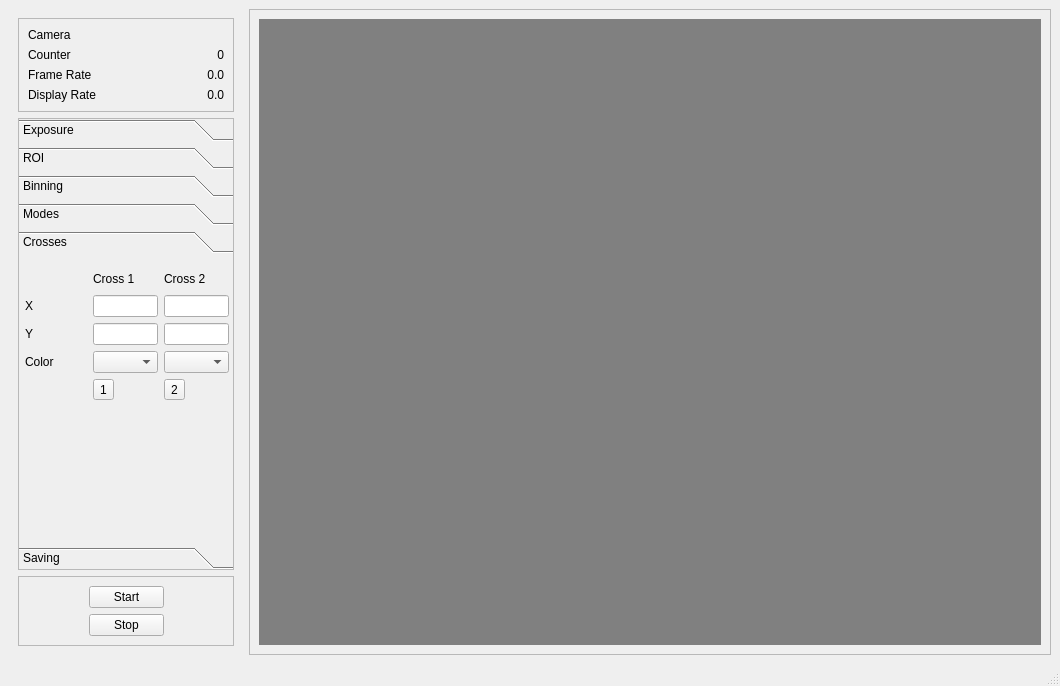
<ui version="4.0" >
 <class>MainWindow</class>
 <widget class="QMainWindow" name="MainWindow" >
  <property name="geometry" >
   <rect>
    <x>0</x>
    <y>0</y>
    <width>1060</width>
    <height>686</height>
   </rect>
  </property>
  <property name="windowTitle" >
   <string>MainWindow</string>
  </property>
  <widget class="QWidget" name="centralwidget" >
   <property name="sizePolicy" >
    <sizepolicy vsizetype="Expanding" hsizetype="Expanding" >
     <horstretch>0</horstretch>
     <verstretch>0</verstretch>
    </sizepolicy>
   </property>
   <layout class="QHBoxLayout" >
    <item>
     <widget class="QWidget" native="1" name="widget" >
      <property name="sizePolicy" >
       <sizepolicy vsizetype="Minimum" hsizetype="Minimum" >
        <horstretch>0</horstretch>
        <verstretch>0</verstretch>
       </sizepolicy>
      </property>
      <property name="minimumSize" >
       <size>
        <width>234</width>
        <height>620</height>
       </size>
      </property>
      <property name="maximumSize" >
       <size>
        <width>234</width>
        <height>16777215</height>
       </size>
      </property>
      <layout class="QVBoxLayout" >
       <item>
        <widget class="QFrame" name="frame_2" >
         <property name="frameShape" >
          <enum>QFrame::StyledPanel</enum>
         </property>
         <property name="frameShadow" >
          <enum>QFrame::Raised</enum>
         </property>
         <layout class="QGridLayout" >
          <item row="0" column="0" >
           <widget class="QLabel" name="label_21" >
            <property name="minimumSize" >
             <size>
              <width>80</width>
              <height>0</height>
             </size>
            </property>
            <property name="text" >
             <string>Camera</string>
            </property>
           </widget>
          </item>
          <item row="0" column="1" >
           <widget class="QLabel" name="lPV" >
            <property name="text" >
             <string/>
            </property>
           </widget>
          </item>
          <item row="1" column="0" >
           <widget class="QLabel" name="label_16" >
            <property name="text" >
             <string>Counter</string>
            </property>
           </widget>
          </item>
          <item row="1" column="1" >
           <widget class="QLabel" name="lImgCounter" >
            <property name="text" >
             <string>0</string>
            </property>
            <property name="alignment" >
             <set>Qt::AlignRight|Qt::AlignTrailing|Qt::AlignVCenter</set>
            </property>
           </widget>
          </item>
          <item row="2" column="0" >
           <widget class="QLabel" name="label_17" >
            <property name="text" >
             <string>Frame Rate</string>
            </property>
           </widget>
          </item>
          <item row="2" column="1" >
           <widget class="QLabel" name="lImgRate" >
            <property name="text" >
             <string>0.0</string>
            </property>
            <property name="alignment" >
             <set>Qt::AlignRight|Qt::AlignTrailing|Qt::AlignVCenter</set>
            </property>
           </widget>
          </item>
          <item row="3" column="0" >
           <widget class="QLabel" name="label_26" >
            <property name="text" >
             <string>Display Rate</string>
            </property>
           </widget>
          </item>
          <item row="3" column="1" >
           <widget class="QLabel" name="label_rate" >
            <property name="text" >
             <string>0.0</string>
            </property>
            <property name="alignment" >
             <set>Qt::AlignRight|Qt::AlignTrailing|Qt::AlignVCenter</set>
            </property>
           </widget>
          </item>
         </layout>
        </widget>
       </item>
       <item>
        <widget class="QToolBox" name="toolBox" >
         <property name="frameShape" >
          <enum>QFrame::StyledPanel</enum>
         </property>
         <property name="currentIndex" >
          <number>4</number>
         </property>
         <widget class="QWidget" name="page" >
          <property name="geometry" >
           <rect>
            <x>0</x>
            <y>0</y>
            <width>96</width>
            <height>26</height>
           </rect>
          </property>
          <attribute name="label" >
           <string>Exposure</string>
          </attribute>
          <widget class="QWidget" name="layoutWidget" >
           <property name="geometry" >
            <rect>
             <x>0</x>
             <y>10</y>
             <width>211</width>
             <height>191</height>
            </rect>
           </property>
           <layout class="QVBoxLayout" >
            <item>
             <layout class="QGridLayout" >
              <item row="0" column="0" >
               <widget class="QLabel" name="label" >
                <property name="minimumSize" >
                 <size>
                  <width>65</width>
                  <height>0</height>
                 </size>
                </property>
                <property name="maximumSize" >
                 <size>
                  <width>65</width>
                  <height>16777215</height>
                 </size>
                </property>
                <property name="text" >
                 <string>Exp Time</string>
                </property>
               </widget>
              </item>
              <item row="0" column="1" >
               <widget class="QLineEdit" name="leExpTime" >
                <property name="minimumSize" >
                 <size>
                  <width>75</width>
                  <height>0</height>
                 </size>
                </property>
                <property name="maximumSize" >
                 <size>
                  <width>75</width>
                  <height>16777215</height>
                 </size>
                </property>
               </widget>
              </item>
              <item row="0" column="2" colspan="2" >
               <widget class="QLabel" name="lExpTime" >
                <property name="minimumSize" >
                 <size>
                  <width>35</width>
                  <height>0</height>
                 </size>
                </property>
                <property name="text" >
                 <string>0</string>
                </property>
                <property name="alignment" >
                 <set>Qt::AlignRight|Qt::AlignTrailing|Qt::AlignVCenter</set>
                </property>
               </widget>
              </item>
              <item row="1" column="0" >
               <widget class="QLabel" name="label_3" >
                <property name="minimumSize" >
                 <size>
                  <width>65</width>
                  <height>0</height>
                 </size>
                </property>
                <property name="maximumSize" >
                 <size>
                  <width>65</width>
                  <height>16777215</height>
                 </size>
                </property>
                <property name="text" >
                 <string>Period</string>
                </property>
               </widget>
              </item>
              <item row="1" column="1" colspan="2" >
               <widget class="QLineEdit" name="leExpPeriod" >
                <property name="minimumSize" >
                 <size>
                  <width>75</width>
                  <height>0</height>
                 </size>
                </property>
                <property name="maximumSize" >
                 <size>
                  <width>75</width>
                  <height>16777215</height>
                 </size>
                </property>
               </widget>
              </item>
              <item row="1" column="3" >
               <widget class="QLabel" name="lExpPeriod" >
                <property name="minimumSize" >
                 <size>
                  <width>35</width>
                  <height>0</height>
                 </size>
                </property>
                <property name="text" >
                 <string>0</string>
                </property>
                <property name="alignment" >
                 <set>Qt::AlignRight|Qt::AlignTrailing|Qt::AlignVCenter</set>
                </property>
               </widget>
              </item>
              <item row="2" column="0" >
               <widget class="QLabel" name="label_5" >
                <property name="minimumSize" >
                 <size>
                  <width>65</width>
                  <height>0</height>
                 </size>
                </property>
                <property name="maximumSize" >
                 <size>
                  <width>65</width>
                  <height>16777215</height>
                 </size>
                </property>
                <property name="text" >
                 <string>Gain</string>
                </property>
               </widget>
              </item>
              <item row="2" column="1" >
               <widget class="QLineEdit" name="leGain" >
                <property name="minimumSize" >
                 <size>
                  <width>75</width>
                  <height>0</height>
                 </size>
                </property>
                <property name="maximumSize" >
                 <size>
                  <width>75</width>
                  <height>16777215</height>
                 </size>
                </property>
               </widget>
              </item>
              <item row="2" column="2" colspan="2" >
               <widget class="QLabel" name="lGain" >
                <property name="minimumSize" >
                 <size>
                  <width>35</width>
                  <height>0</height>
                 </size>
                </property>
                <property name="text" >
                 <string>0</string>
                </property>
                <property name="alignment" >
                 <set>Qt::AlignRight|Qt::AlignTrailing|Qt::AlignVCenter</set>
                </property>
               </widget>
              </item>
             </layout>
            </item>
            <item>
             <spacer>
              <property name="orientation" >
               <enum>Qt::Vertical</enum>
              </property>
              <property name="sizeHint" >
               <size>
                <width>20</width>
                <height>40</height>
               </size>
              </property>
             </spacer>
            </item>
           </layout>
          </widget>
         </widget>
         <widget class="QWidget" name="page_2" >
          <property name="geometry" >
           <rect>
            <x>0</x>
            <y>0</y>
            <width>212</width>
            <height>207</height>
           </rect>
          </property>
          <attribute name="label" >
           <string>ROI</string>
          </attribute>
          <widget class="QWidget" name="layoutWidget" >
           <property name="geometry" >
            <rect>
             <x>0</x>
             <y>10</y>
             <width>211</width>
             <height>191</height>
            </rect>
           </property>
           <layout class="QVBoxLayout" >
            <item>
             <layout class="QGridLayout" >
              <item row="0" column="0" >
               <widget class="QLabel" name="label_29" >
                <property name="minimumSize" >
                 <size>
                  <width>0</width>
                  <height>0</height>
                 </size>
                </property>
                <property name="text" >
                 <string>X Start</string>
                </property>
               </widget>
              </item>
              <item row="0" column="1" >
               <widget class="QLineEdit" name="leRoiXStart" >
                <property name="maximumSize" >
                 <size>
                  <width>75</width>
                  <height>16777215</height>
                 </size>
                </property>
               </widget>
              </item>
              <item row="0" column="2" >
               <widget class="QLabel" name="lRoiXStart" >
                <property name="minimumSize" >
                 <size>
                  <width>35</width>
                  <height>0</height>
                 </size>
                </property>
                <property name="text" >
                 <string>0</string>
                </property>
                <property name="alignment" >
                 <set>Qt::AlignRight|Qt::AlignTrailing|Qt::AlignVCenter</set>
                </property>
               </widget>
              </item>
              <item row="1" column="0" >
               <widget class="QLabel" name="label_30" >
                <property name="minimumSize" >
                 <size>
                  <width>0</width>
                  <height>0</height>
                 </size>
                </property>
                <property name="text" >
                 <string>X Size</string>
                </property>
               </widget>
              </item>
              <item row="1" column="1" >
               <widget class="QLineEdit" name="leRoiXSize" >
                <property name="maximumSize" >
                 <size>
                  <width>75</width>
                  <height>16777215</height>
                 </size>
                </property>
               </widget>
              </item>
              <item row="1" column="2" >
               <widget class="QLabel" name="lRoiXSize" >
                <property name="text" >
                 <string>0</string>
                </property>
                <property name="alignment" >
                 <set>Qt::AlignRight|Qt::AlignTrailing|Qt::AlignVCenter</set>
                </property>
               </widget>
              </item>
              <item row="2" column="0" >
               <widget class="QLabel" name="label_27" >
                <property name="minimumSize" >
                 <size>
                  <width>65</width>
                  <height>0</height>
                 </size>
                </property>
                <property name="text" >
                 <string>Y Start</string>
                </property>
               </widget>
              </item>
              <item row="2" column="1" >
               <widget class="QLineEdit" name="leRoiYStart" >
                <property name="maximumSize" >
                 <size>
                  <width>75</width>
                  <height>16777215</height>
                 </size>
                </property>
               </widget>
              </item>
              <item row="2" column="2" >
               <widget class="QLabel" name="lRoiYStart" >
                <property name="text" >
                 <string>0</string>
                </property>
                <property name="alignment" >
                 <set>Qt::AlignRight|Qt::AlignTrailing|Qt::AlignVCenter</set>
                </property>
               </widget>
              </item>
              <item row="3" column="0" >
               <widget class="QLabel" name="label_18" >
                <property name="minimumSize" >
                 <size>
                  <width>65</width>
                  <height>0</height>
                 </size>
                </property>
                <property name="text" >
                 <string>Y Size</string>
                </property>
               </widget>
              </item>
              <item row="3" column="1" >
               <widget class="QLineEdit" name="leRoiYSize" >
                <property name="maximumSize" >
                 <size>
                  <width>75</width>
                  <height>16777215</height>
                 </size>
                </property>
               </widget>
              </item>
              <item row="3" column="2" >
               <widget class="QLabel" name="lRoiYSize" >
                <property name="text" >
                 <string>0</string>
                </property>
                <property name="alignment" >
                 <set>Qt::AlignRight|Qt::AlignTrailing|Qt::AlignVCenter</set>
                </property>
               </widget>
              </item>
             </layout>
            </item>
            <item>
             <layout class="QHBoxLayout" >
              <item>
               <widget class="QToolButton" name="bSelectROI" >
                <property name="toolTip" >
                 <string>Click and drag the mouse over the image to define the ROI</string>
                </property>
                <property name="text" >
                 <string>S</string>
                </property>
                <property name="icon" >
                 <iconset resource="GigEViewer.qrc" >:/new/prefix1/images/Crop3.png</iconset>
                </property>
                <property name="iconSize" >
                 <size>
                  <width>24</width>
                  <height>24</height>
                 </size>
                </property>
                <property name="checkable" >
                 <bool>true</bool>
                </property>
               </widget>
              </item>
              <item>
               <widget class="QToolButton" name="bClearROI" >
                <property name="toolTip" >
                 <string>Clear the ROI</string>
                </property>
                <property name="text" >
                 <string>C</string>
                </property>
                <property name="icon" >
                 <iconset resource="GigEViewer.qrc" >:/new/prefix1/images/FullImage3.png</iconset>
                </property>
                <property name="iconSize" >
                 <size>
                  <width>24</width>
                  <height>24</height>
                 </size>
                </property>
               </widget>
              </item>
             </layout>
            </item>
            <item>
             <spacer>
              <property name="orientation" >
               <enum>Qt::Vertical</enum>
              </property>
              <property name="sizeHint" >
               <size>
                <width>20</width>
                <height>40</height>
               </size>
              </property>
             </spacer>
            </item>
           </layout>
          </widget>
         </widget>
         <widget class="QWidget" name="page_3" >
          <property name="geometry" >
           <rect>
            <x>0</x>
            <y>0</y>
            <width>96</width>
            <height>26</height>
           </rect>
          </property>
          <attribute name="label" >
           <string>Binning</string>
          </attribute>
          <widget class="QWidget" name="layoutWidget" >
           <property name="geometry" >
            <rect>
             <x>0</x>
             <y>10</y>
             <width>211</width>
             <height>191</height>
            </rect>
           </property>
           <layout class="QVBoxLayout" >
            <item>
             <layout class="QGridLayout" >
              <item row="0" column="0" >
               <widget class="QLabel" name="label_31" >
                <property name="minimumSize" >
                 <size>
                  <width>65</width>
                  <height>0</height>
                 </size>
                </property>
                <property name="maximumSize" >
                 <size>
                  <width>65</width>
                  <height>16777215</height>
                 </size>
                </property>
                <property name="text" >
                 <string>X, Y</string>
                </property>
               </widget>
              </item>
              <item row="0" column="1" >
               <widget class="QLineEdit" name="leBinX" >
                <property name="minimumSize" >
                 <size>
                  <width>0</width>
                  <height>27</height>
                 </size>
                </property>
                <property name="maximumSize" >
                 <size>
                  <width>75</width>
                  <height>16777215</height>
                 </size>
                </property>
               </widget>
              </item>
              <item row="0" column="2" >
               <widget class="QLabel" name="lBinX" >
                <property name="minimumSize" >
                 <size>
                  <width>35</width>
                  <height>0</height>
                 </size>
                </property>
                <property name="text" >
                 <string>1</string>
                </property>
                <property name="alignment" >
                 <set>Qt::AlignRight|Qt::AlignTrailing|Qt::AlignVCenter</set>
                </property>
               </widget>
              </item>
             </layout>
            </item>
            <item>
             <spacer>
              <property name="orientation" >
               <enum>Qt::Vertical</enum>
              </property>
              <property name="sizeHint" >
               <size>
                <width>20</width>
                <height>40</height>
               </size>
              </property>
             </spacer>
            </item>
           </layout>
          </widget>
         </widget>
         <widget class="QWidget" name="page_4" >
          <property name="geometry" >
           <rect>
            <x>0</x>
            <y>0</y>
            <width>96</width>
            <height>26</height>
           </rect>
          </property>
          <attribute name="label" >
           <string>Modes</string>
          </attribute>
          <widget class="QWidget" name="layoutWidget" >
           <property name="geometry" >
            <rect>
             <x>0</x>
             <y>0</y>
             <width>211</width>
             <height>211</height>
            </rect>
           </property>
           <layout class="QVBoxLayout" >
            <item>
             <layout class="QGridLayout" >
              <item row="0" column="0" >
               <widget class="QLabel" name="label_32" >
                <property name="minimumSize" >
                 <size>
                  <width>0</width>
                  <height>28</height>
                 </size>
                </property>
                <property name="text" >
                 <string>Image Mode</string>
                </property>
               </widget>
              </item>
              <item row="0" column="1" >
               <widget class="QComboBox" name="cbImageMode" >
                <property name="minimumSize" >
                 <size>
                  <width>0</width>
                  <height>26</height>
                 </size>
                </property>
               </widget>
              </item>
              <item row="1" column="0" >
               <widget class="QLabel" name="label_33" >
                <property name="minimumSize" >
                 <size>
                  <width>0</width>
                  <height>28</height>
                 </size>
                </property>
                <property name="text" >
                 <string>Trigger Mode</string>
                </property>
               </widget>
              </item>
              <item row="1" column="1" >
               <widget class="QComboBox" name="cbTriggerMode" >
                <property name="minimumSize" >
                 <size>
                  <width>0</width>
                  <height>26</height>
                 </size>
                </property>
               </widget>
              </item>
             </layout>
            </item>
            <item>
             <spacer>
              <property name="orientation" >
               <enum>Qt::Vertical</enum>
              </property>
              <property name="sizeHint" >
               <size>
                <width>20</width>
                <height>40</height>
               </size>
              </property>
             </spacer>
            </item>
           </layout>
          </widget>
         </widget>
         <widget class="QWidget" name="page_5" >
          <property name="geometry" >
           <rect>
            <x>0</x>
            <y>0</y>
            <width>212</width>
            <height>207</height>
           </rect>
          </property>
          <property name="minimumSize" >
           <size>
            <width>0</width>
            <height>0</height>
           </size>
          </property>
          <attribute name="label" >
           <string>Crosses</string>
          </attribute>
          <widget class="QWidget" name="layoutWidget" >
           <property name="geometry" >
            <rect>
             <x>6</x>
             <y>10</y>
             <width>204</width>
             <height>191</height>
            </rect>
           </property>
           <layout class="QVBoxLayout" >
            <item>
             <layout class="QGridLayout" >
              <item row="0" column="0" >
               <spacer>
                <property name="orientation" >
                 <enum>Qt::Horizontal</enum>
                </property>
                <property name="sizeHint" >
                 <size>
                  <width>40</width>
                  <height>20</height>
                 </size>
                </property>
               </spacer>
              </item>
              <item row="0" column="1" >
               <widget class="QLabel" name="label_2" >
                <property name="text" >
                 <string>Cross 1</string>
                </property>
               </widget>
              </item>
              <item row="0" column="2" >
               <widget class="QLabel" name="label_6" >
                <property name="text" >
                 <string>Cross 2</string>
                </property>
               </widget>
              </item>
              <item row="1" column="0" >
               <widget class="QLabel" name="label_7" >
                <property name="text" >
                 <string>X</string>
                </property>
               </widget>
              </item>
              <item row="1" column="1" >
               <widget class="QLineEdit" name="leCross1X" >
                <property name="maximumSize" >
                 <size>
                  <width>65</width>
                  <height>16777215</height>
                 </size>
                </property>
               </widget>
              </item>
              <item row="1" column="2" >
               <widget class="QLineEdit" name="leCross2X" >
                <property name="maximumSize" >
                 <size>
                  <width>65</width>
                  <height>16777215</height>
                 </size>
                </property>
               </widget>
              </item>
              <item row="2" column="0" >
               <widget class="QLabel" name="label_8" >
                <property name="text" >
                 <string>Y</string>
                </property>
               </widget>
              </item>
              <item row="2" column="1" >
               <widget class="QLineEdit" name="leCross1Y" >
                <property name="maximumSize" >
                 <size>
                  <width>65</width>
                  <height>16777215</height>
                 </size>
                </property>
               </widget>
              </item>
              <item row="2" column="2" >
               <widget class="QLineEdit" name="leCross2Y" >
                <property name="maximumSize" >
                 <size>
                  <width>65</width>
                  <height>16777215</height>
                 </size>
                </property>
               </widget>
              </item>
              <item row="3" column="0" >
               <widget class="QLabel" name="label_11" >
                <property name="text" >
                 <string>Color</string>
                </property>
               </widget>
              </item>
              <item row="3" column="1" >
               <widget class="QComboBox" name="cbCross1Color" >
                <property name="maximumSize" >
                 <size>
                  <width>65</width>
                  <height>16777215</height>
                 </size>
                </property>
               </widget>
              </item>
              <item row="3" column="2" >
               <widget class="QComboBox" name="cbCross2Color" >
                <property name="maximumSize" >
                 <size>
                  <width>65</width>
                  <height>16777215</height>
                 </size>
                </property>
               </widget>
              </item>
              <item row="4" column="1" >
               <widget class="QToolButton" name="bCross1" >
                <property name="toolTip" >
                 <string>Set Cross 1 by clicking the mouse on the image</string>
                </property>
                <property name="text" >
                 <string>1</string>
                </property>
                <property name="icon" >
                 <iconset resource="GigEViewer.qrc" >:/new/prefix1/images/Click3.png</iconset>
                </property>
                <property name="checkable" >
                 <bool>true</bool>
                </property>
               </widget>
              </item>
              <item row="4" column="2" >
               <widget class="QToolButton" name="bCross2" >
                <property name="toolTip" >
                 <string>Set Cross 1 by clicking the mouse on the image</string>
                </property>
                <property name="text" >
                 <string>2</string>
                </property>
                <property name="icon" >
                 <iconset resource="GigEViewer.qrc" >:/new/prefix1/images/Click3.png</iconset>
                </property>
                <property name="checkable" >
                 <bool>true</bool>
                </property>
               </widget>
              </item>
             </layout>
            </item>
            <item>
             <spacer>
              <property name="orientation" >
               <enum>Qt::Vertical</enum>
              </property>
              <property name="sizeHint" >
               <size>
                <width>20</width>
                <height>40</height>
               </size>
              </property>
             </spacer>
            </item>
           </layout>
          </widget>
         </widget>
         <widget class="QWidget" name="page_6" >
          <property name="geometry" >
           <rect>
            <x>0</x>
            <y>0</y>
            <width>96</width>
            <height>26</height>
           </rect>
          </property>
          <attribute name="label" >
           <string>Saving</string>
          </attribute>
          <widget class="QWidget" name="layoutWidget" >
           <property name="geometry" >
            <rect>
             <x>11</x>
             <y>1</y>
             <width>193</width>
             <height>246</height>
            </rect>
           </property>
           <layout class="QVBoxLayout" >
            <item>
             <layout class="QGridLayout" >
              <item row="0" column="0" >
               <widget class="QLabel" name="label_4" >
                <property name="text" >
                 <string>Directory</string>
                </property>
               </widget>
              </item>
              <item row="0" column="1" >
               <widget class="QLineEdit" name="lePath" >
                <property name="text" >
                 <string>.</string>
                </property>
               </widget>
              </item>
              <item row="1" column="0" >
               <widget class="QLabel" name="label_9" >
                <property name="text" >
                 <string>File</string>
                </property>
               </widget>
              </item>
              <item row="1" column="1" >
               <widget class="QLineEdit" name="leFile" >
                <property name="text" >
                 <string>img</string>
                </property>
               </widget>
              </item>
              <item row="2" column="0" >
               <widget class="QLabel" name="label_10" >
                <property name="text" >
                 <string>Count</string>
                </property>
               </widget>
              </item>
              <item row="2" column="1" >
               <widget class="QLineEdit" name="leNumber" >
                <property name="text" >
                 <string>1</string>
                </property>
               </widget>
              </item>
              <item row="3" column="0" >
               <widget class="QLabel" name="label_12" >
                <property name="text" >
                 <string>Period</string>
                </property>
               </widget>
              </item>
              <item row="3" column="1" >
               <widget class="QLineEdit" name="lePeriod" >
                <property name="text" >
                 <string>1.0</string>
                </property>
               </widget>
              </item>
             </layout>
            </item>
            <item>
             <layout class="QHBoxLayout" >
              <item>
               <spacer>
                <property name="orientation" >
                 <enum>Qt::Horizontal</enum>
                </property>
                <property name="sizeHint" >
                 <size>
                  <width>40</width>
                  <height>20</height>
                 </size>
                </property>
               </spacer>
              </item>
              <item>
               <widget class="QPushButton" name="bSave" >
                <property name="text" >
                 <string>Save</string>
                </property>
               </widget>
              </item>
              <item>
               <spacer>
                <property name="orientation" >
                 <enum>Qt::Horizontal</enum>
                </property>
                <property name="sizeHint" >
                 <size>
                  <width>40</width>
                  <height>20</height>
                 </size>
                </property>
               </spacer>
              </item>
             </layout>
            </item>
            <item>
             <layout class="QHBoxLayout" >
              <item>
               <spacer>
                <property name="orientation" >
                 <enum>Qt::Horizontal</enum>
                </property>
                <property name="sizeHint" >
                 <size>
                  <width>40</width>
                  <height>20</height>
                 </size>
                </property>
               </spacer>
              </item>
              <item>
               <widget class="QPushButton" name="bStopSave" >
                <property name="text" >
                 <string>Stop</string>
                </property>
               </widget>
              </item>
              <item>
               <spacer>
                <property name="orientation" >
                 <enum>Qt::Horizontal</enum>
                </property>
                <property name="sizeHint" >
                 <size>
                  <width>40</width>
                  <height>20</height>
                 </size>
                </property>
               </spacer>
              </item>
             </layout>
            </item>
            <item>
             <spacer>
              <property name="orientation" >
               <enum>Qt::Vertical</enum>
              </property>
              <property name="sizeHint" >
               <size>
                <width>20</width>
                <height>40</height>
               </size>
              </property>
             </spacer>
            </item>
           </layout>
          </widget>
         </widget>
        </widget>
       </item>
       <item>
        <widget class="QFrame" name="frame_3" >
         <property name="frameShape" >
          <enum>QFrame::StyledPanel</enum>
         </property>
         <property name="frameShadow" >
          <enum>QFrame::Raised</enum>
         </property>
         <layout class="QGridLayout" >
          <item row="0" column="0" >
           <spacer>
            <property name="orientation" >
             <enum>Qt::Horizontal</enum>
            </property>
            <property name="sizeHint" >
             <size>
              <width>40</width>
              <height>20</height>
             </size>
            </property>
           </spacer>
          </item>
          <item row="0" column="1" >
           <widget class="QPushButton" name="bStart" >
            <property name="maximumSize" >
             <size>
              <width>75</width>
              <height>16777215</height>
             </size>
            </property>
            <property name="text" >
             <string>Start</string>
            </property>
           </widget>
          </item>
          <item row="0" column="2" >
           <spacer>
            <property name="orientation" >
             <enum>Qt::Horizontal</enum>
            </property>
            <property name="sizeHint" >
             <size>
              <width>40</width>
              <height>20</height>
             </size>
            </property>
           </spacer>
          </item>
          <item row="1" column="0" >
           <spacer>
            <property name="orientation" >
             <enum>Qt::Horizontal</enum>
            </property>
            <property name="sizeHint" >
             <size>
              <width>40</width>
              <height>20</height>
             </size>
            </property>
           </spacer>
          </item>
          <item row="1" column="1" >
           <widget class="QPushButton" name="bStop" >
            <property name="maximumSize" >
             <size>
              <width>75</width>
              <height>16777215</height>
             </size>
            </property>
            <property name="text" >
             <string>Stop</string>
            </property>
           </widget>
          </item>
          <item row="1" column="2" >
           <spacer>
            <property name="orientation" >
             <enum>Qt::Horizontal</enum>
            </property>
            <property name="sizeHint" >
             <size>
              <width>40</width>
              <height>20</height>
             </size>
            </property>
           </spacer>
          </item>
         </layout>
        </widget>
       </item>
      </layout>
     </widget>
    </item>
    <item>
     <widget class="QFrame" name="frame" >
      <property name="sizePolicy" >
       <sizepolicy vsizetype="Expanding" hsizetype="Expanding" >
        <horstretch>0</horstretch>
        <verstretch>0</verstretch>
       </sizepolicy>
      </property>
      <property name="minimumSize" >
       <size>
        <width>250</width>
        <height>250</height>
       </size>
      </property>
      <property name="frameShape" >
       <enum>QFrame::StyledPanel</enum>
      </property>
      <property name="frameShadow" >
       <enum>QFrame::Raised</enum>
      </property>
      <layout class="QHBoxLayout" >
       <item>
        <widget class="QWidget" native="1" name="wImage" >
         <property name="sizePolicy" >
          <sizepolicy vsizetype="Expanding" hsizetype="Expanding" >
           <horstretch>0</horstretch>
           <verstretch>0</verstretch>
          </sizepolicy>
         </property>
         <property name="styleSheet" >
          <string>background: dark gray</string>
         </property>
        </widget>
       </item>
      </layout>
     </widget>
    </item>
   </layout>
  </widget>
  <widget class="QMenuBar" name="menubar" >
   <property name="geometry" >
    <rect>
     <x>0</x>
     <y>0</y>
     <width>1060</width>
     <height>25</height>
    </rect>
   </property>
  </widget>
  <widget class="QStatusBar" name="statusbar" />
 </widget>
 <resources>
  <include location="GigEViewer.qrc" />
 </resources>
 <connections/>
</ui>
